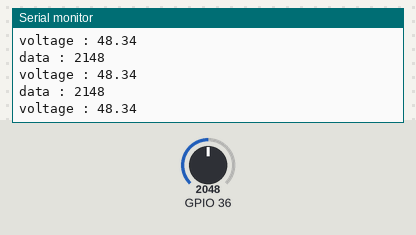
Simulated run of this sketch. Board: ESP32. Parts: the last lines printed to the serial monitor. The test bench sets the inputs (shaded band); at power-on: GPIO 36 = 2048.

Above: at 1.2 s.
1.3 s: GPIO 36 set to 2866
At 1.56 s:
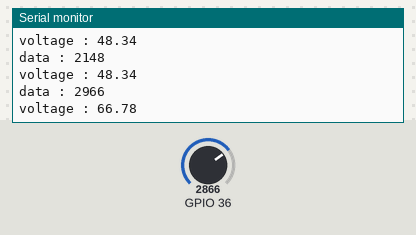
2.8 s: GPIO 36 set to 3603
At 2.96 s:
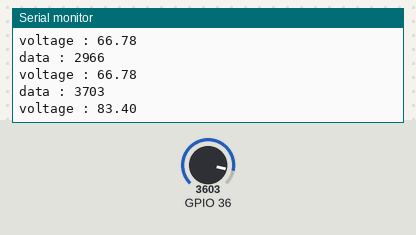
Timing chart, 0 to 5.8 s (numbered marks = the images above; inputs shaded):
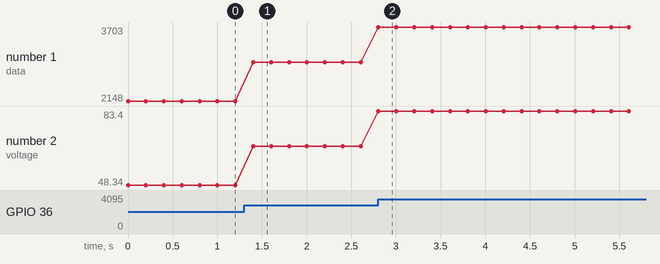

The sketch:

battery_voltage_v1_uno.ino
```cpp
void setup() {
  Serial.begin(9600);
  pinMode(A0, INPUT);
}

float voltage = 0;
int data = 0;

void loop() {
  data = analogRead(A0)+ 100;
  Serial.print("data : ");
  Serial.println(data);
  voltage = (12.56*data)/557 - 0.1;
  Serial.print("voltage : ");
  Serial.println(voltage);
  delay(200);
}
//Arduino ADC : 0~5V
```

Measured:
- after the input at 1.3 s, the serial monitor: prints a new line after 0.10 s (image 1)
- after the input at 2.8 s, the serial monitor: prints a new line at once (image 2)
- plotted number 1: 2148 → 2966 after the input at 1.3 s, 2966 → 3703 after the input at 2.8 s
- plotted number 2: 48.34 → 66.78 after the input at 1.3 s, 66.78 → 83.4 after the input at 2.8 s
